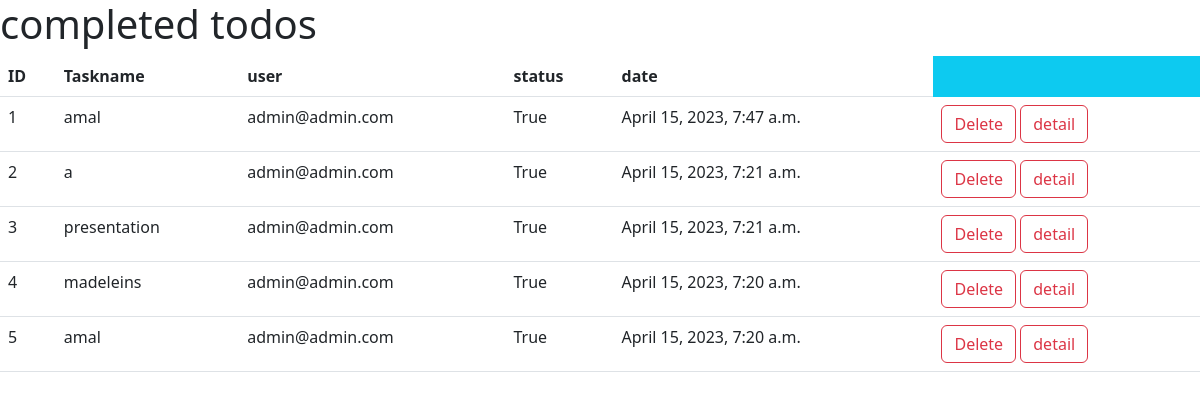
The app's page /todos/completed/ with its own data.
### tasks/models.py (models this page shows, shortened)
class todo(models.Model):
    task_name = models.CharField(max_length=200)
    user = models.ForeignKey(User,on_delete=models.CASCADE)
    status=models.BooleanField(default=False)
    date=models.DateTimeField(auto_now_add=True)

### tasks/views.py (the view)
# urls.py: path("todos/completed/",views.TodoCompletedView.as_view(),name="todo-completed"),
class TodoCompletedView(View):
    def get(self,request,*args,**kw):
        qs = todo.objects.filter(status=True).order_by("-date")
        return render(request,"completed.html",{"todos":qs})

### tasks/templates/completed.html (shortened to what this page needs)
<!DOCTYPE html>
<html lang="en">
<head>
    <link href="https://cdn.jsdelivr.net/npm/bootstrap@5.3.0-alpha3/dist/css/bootstrap.min.css" rel="stylesheet">
</head>
<body>
    <h1>completed todos</h1>
    <table class="table table-stripped bg-info">
        <tr>
            <th>ID</th>
            <th>Taskname</th>
            <th>user</th>
            <th>status</th>
            <th>date</th>
        </tr>
        {%for t in todos%}
        <tr>
            <td>{{forloop.counter}}</td>
            <td>{{t.task_name}}</td>
            <td>{{t.user}}</td>
            <td>{{t.status}}</td>
            <td>{{t.date}}</td>
            <td>
                <a href="{%url 'todo-delete' t.id %}" class="btn btn-outline-danger" disabled>Delete</a>
                <a href="{%url 'todo-detail' t.id %}" class="btn btn-outline-danger" disabled>detail</a>
            </td>
        </tr>
        {%endfor%}
    </table>
</body>
</html>

### records on screen
todo: task_name "amal", user "admin@admin.com", status "True", date "April 15, 2023, 7:47 a.m."
todo: task_name "a", user "admin@admin.com", status "True", date "April 15, 2023, 7:21 a.m."
todo: task_name "presentation", user "admin@admin.com", status "True", date "April 15, 2023, 7:21 a.m."
todo: task_name "madeleins", user "admin@admin.com", status "True", date "April 15, 2023, 7:20 a.m."
todo: task_name "amal", user "admin@admin.com", status "True", date "April 15, 2023, 7:20 a.m."
